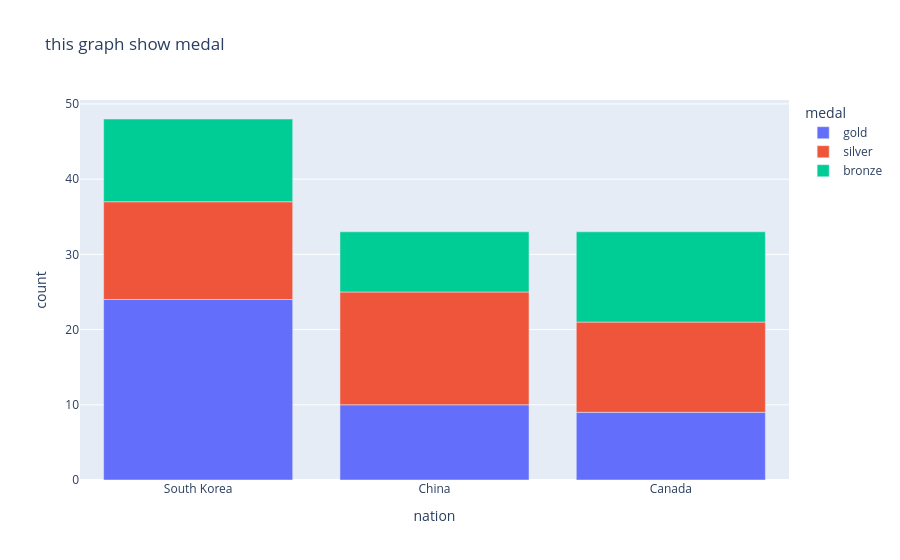

Notebook cell for this chart:
### Markdown cell above
Bar charts with Long Format Data

### Code cell
var=px.data.medals_long()
print(var)
fig=px.bar(var,x="nation",y="count",color="medal",title="this graph show medal")
fig.show()

### Figure 1 — Plotly figure (JSON) as saved in the notebook; plotly's stock layout.template omitted (floating-point values rounded to 4 significant figures)
{"data": [{"hovertemplate": "medal=gold<br>nation=%{x}<br>count=%{y}<extra></extra>", "legendgroup": "gold", "marker": {"color": "#636efa", "pattern": {"shape": ""}}, "name": "gold", "orientation": "v", "showlegend": true, "textposition": "auto", "type": "bar", "x": ["South Korea", "China", "Canada"], "xaxis": "x", "y": [24, 10, 9], "yaxis": "y"}, {"hovertemplate": "medal=silver<br>nation=%{x}<br>count=%{y}<extra></extra>", "legendgroup": "silver", "marker": {"color": "#EF553B", "pattern": {"shape": ""}}, "name": "silver", "orientation": "v", "showlegend": true, "textposition": "auto", "type": "bar", "x": ["South Korea", "China", "Canada"], "xaxis": "x", "y": [13, 15, 12], "yaxis": "y"}, {"hovertemplate": "medal=bronze<br>nation=%{x}<br>count=%{y}<extra></extra>", "legendgroup": "bronze", "marker": {"color": "#00cc96", "pattern": {"shape": ""}}, "name": "bronze", "orientation": "v", "showlegend": true, "textposition": "auto", "type": "bar", "x": ["South Korea", "China", "Canada"], "xaxis": "x", "y": [11, 8, 12], "yaxis": "y"}], "layout": {"barmode": "relative", "legend": {"title": {"text": "medal"}, "tracegroupgap": 0}, "title": {"text": "this graph show medal"}, "xaxis": {"anchor": "y", "domain": [0, 1], "title": {"text": "nation"}}, "yaxis": {"anchor": "x", "domain": [0, 1], "title": {"text": "count"}}}}
